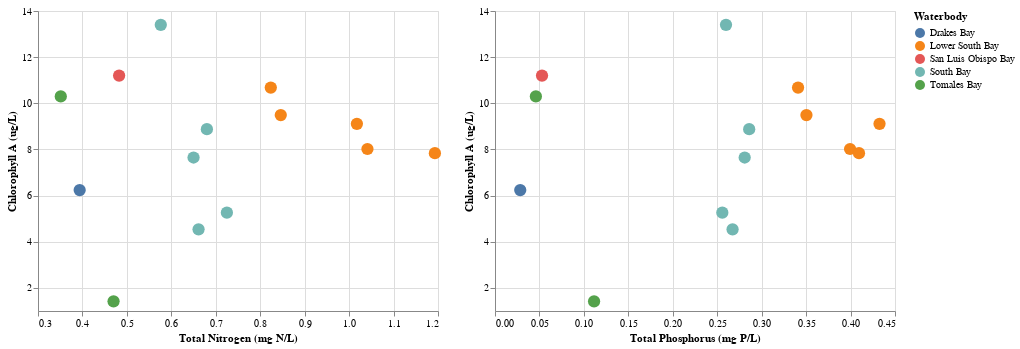

Here is the notebook cell this chart was saved with:
### Code cell
# Plot of top 5 waterbodies and their Chlorophyll/Nutrient levels
ca_cl_ntr = alt.Chart(plot_ca).mark_circle(
 size = 150,
 opacity = 1
).encode(
 x = alt.X('Total Nitrogen (mg N/L)', scale = alt.Scale(zero = False)),
 y = alt.Y('Chlorophyll A (ug/L)', scale = alt.Scale(zero = False)),
 color = 'Waterbody'
)
ca_cl_phs = alt.Chart(plot_ca).mark_circle(
 size = 150,
 opacity = 1
).encode(
 x = alt.X('Total Phosphorus (mg P/L)', scale = alt.Scale(zero = False)),
 y = alt.Y('Chlorophyll A (ug/L)', scale = alt.Scale(zero = False)),
 color = 'Waterbody'
)
ca_cl_ntr | ca_cl_phs

### Figure 1 — Vega-Lite specification as saved in the notebook (floating-point values rounded to 4 significant figures)
{"config": {"view": {"continuousWidth": 400, "continuousHeight": 300}}, "hconcat": [{"mark": {"type": "circle", "opacity": 1, "size": 150}, "encoding": {"color": {"field": "Waterbody", "type": "nominal"}, "x": {"field": "Total Nitrogen (mg N/L)", "scale": {"zero": false}, "type": "quantitative"}, "y": {"field": "Chlorophyll A (ug/L)", "scale": {"zero": false}, "type": "quantitative"}}}, {"mark": {"type": "circle", "opacity": 1, "size": 150}, "encoding": {"color": {"field": "Waterbody", "type": "nominal"}, "x": {"field": "Total Phosphorus (mg P/L)", "scale": {"zero": false}, "type": "quantitative"}, "y": {"field": "Chlorophyll A (ug/L)", "scale": {"zero": false}, "type": "quantitative"}}}], "data": {"name": "data-53819b4e9d959d04b6d80d86fdb613b3"}, "$schema": "https://vega.github.io/schema/vega-lite/v4.17.0.json", "datasets": {"data-53819b4e9d959d04b6d80d86fdb613b3": [{"State": "CA", "Date Collected": "2010-07-27T00:00:00", "Waterbody": "San Luis Obispo Bay", "Region": "West", "Province": "Californian Province", "SITESAMP": "Y", "Ammonia (mg N/L)": 0.004, "Chlorophyll A (ug/L)": 11.2, "Dissolved Inorganic Nitrogen (mg N/L)": 0.07, "Dissolved Inorganic Phosphate (mg P/L)": 0.018, "Dissolved Silica (mg/L)": null, "Nitrate (mg N/L)": null, "Nitrate/Nitrite (mg N/L)": 0.066, "Nitrite (mg N/L)": null, "Nitrogen Particulate (mg N/L)": null, "Phosphorus Particulate (mg P/L)": null, "Total Dissolved Nitrogen (mg N/L)": null, "Total Dissolved Phosphorus (mg P/L)": null, "Total Kjeldahl Nitrogen (mg N/L)": null, "Total Nitrogen (mg N/L)": 0.4825, "Total Phosphorus (mg P/L)": 0.0529}, {"State": "CA", "Date Collected": "2010-08-11T00:00:00", "Waterbody": "Drakes Bay", "Region": "West", "Province": "Californian Province", "SITESAMP": "Y", "Ammonia (mg N/L)": 0.047, "Chlorophyll A (ug/L)": 6.24, "Dissolved Inorganic Nitrogen (mg N/L)": 0.109, "Dissolved Inorganic Phosphate (mg P/L)": 0.037, "Dissolved Silica (mg/L)": null, "Nitrate (mg N/L)": null, "Nitrate/Nitrite (mg N/L)": 0.062, "Nitrite (mg N/L)": null, "Nitrogen Particulate (mg N/L)": null, "Phosphorus Particulate (mg P/L)": null, "Total Dissolved Nitrogen (mg N/L)": null, "Total Dissolved Phosphorus (mg P/L)": null, "Total Kjeldahl Nitrogen (mg N/L)": null, "Total Nitrogen (mg N/L)": 0.3937, "Total Phosphorus (mg P/L)": 0.02839}, {"State": "CA", "Date Collected": "2010-08-12T00:00:00", "Waterbody": "Tomales Bay", "Region": "West", "Province": "Columbian Province", "SITESAMP": "Y", "Ammonia (mg N/L)": 0.01, "Chlorophyll A (ug/L)": 1.42, "Dissolved Inorganic Nitrogen (mg N/L)": 0.034, "Dissolved Inorganic Phosphate (mg P/L)": 0.06, "Dissolved Silica (mg/L)": null, "Nitrate (mg N/L)": null, "Nitrate/Nitrite (mg N/L)": 0.024, "Nitrite (mg N/L)": null, "Nitrogen Particulate (mg N/L)": null, "Phosphorus Particulate (mg P/L)": null, "Total Dissolved Nitrogen (mg N/L)": null, "Total Dissolved Phosphorus (mg P/L)": null, "Total Kjeldahl Nitrogen (mg N/L)": null, "Total Nitrogen (mg N/L)": 0.47, "Total Phosphorus (mg P/L)": 0.1115}, {"State": "CA", "Date Collected": "2010-07-29T00:00:00", "Waterbody": "Tomales Bay", "Region": "West", "Province": "Columbian Province", "SITESAMP": "Y", "Ammonia (mg N/L)": 0.005, "Chlorophyll A (ug/L)": 10.3, "Dissolved Inorganic Nitrogen (mg N/L)": 0.019, "Dissolved Inorganic Phosphate (mg P/L)": 0.012, "Dissolved Silica (mg/L)": null, "Nitrate (mg N/L)": null, "Nitrate/Nitrite (mg N/L)": 0.014, "Nitrite (mg N/L)": null, "Nitrogen Particulate (mg N/L)": null, "Phosphorus Particulate (mg P/L)": null, "Total Dissolved Nitrogen (mg N/L)": null, "Total Dissolved Phosphorus (mg P/L)": null, "Total Kjeldahl Nitrogen (mg N/L)": null, "Total Nitrogen (mg N/L)": 0.3513, "Total Phosphorus (mg P/L)": 0.04599}, {"State": "CA", "Date Collected": "2010-08-30T00:00:00", "Waterbody": "Lower South Bay", "Region": "West", "Province": "Californian Province", "SITESAMP": "Y", "Ammonia (mg N/L)": 0.054, "Chlorophyll A (ug/L)": 8.02, "Dissolved Inorganic Nitrogen (mg N/L)": 0.532, "Dissolved Inorganic Phosphate (mg P/L)": 0.37, "Dissolved Silica (mg/L)": null, "Nitrate (mg N/L)": null, "Nitrate/Nitrite (mg N/L)": 0.478, "Nitrite (mg N/L)": null, "Nitrogen Particulate (mg N/L)": null, "Phosphorus Particulate (mg P/L)": null, "Total Dissolved Nitrogen (mg N/L)": null, "Total Dissolved Phosphorus (mg P/L)": null, "Total Kjeldahl Nitrogen (mg N/L)": null, "Total Nitrogen (mg N/L)": 1.041, "Total Phosphorus (mg P/L)": 0.3994}, {"State": "CA", "Date Collected": "2010-08-31T00:00:00", "Waterbody": "South Bay", "Region": "West", "Province": "Californian Province", "SITESAMP": "Y", "Ammonia (mg N/L)": 0.09, "Chlorophyll A (ug/L)": 4.54, "Dissolved Inorganic Nitrogen (mg N/L)": 0.289, "Dissolved Inorganic Phosphate (mg P/L)": 0.254, "Dissolved Silica (mg/L)": null, "Nitrate (mg N/L)": null, "Nitrate/Nitrite (mg N/L)": 0.199, "Nitrite (mg N/L)": null, "Nitrogen Particulate (mg N/L)": null, "Phosphorus Particulate (mg P/L)": null, "Total Dissolved Nitrogen (mg N/L)": null, "Total Dissolved Phosphorus (mg P/L)": null, "Total Kjeldahl Nitrogen (mg N/L)": null, "Total Nitrogen (mg N/L)": 0.6613, "Total Phosphorus (mg P/L)": 0.2673}, {"State": "CA", "Date Collected": "2010-08-30T00:00:00", "Waterbody": "Lower South Bay", "Region": "West", "Province": "Californian Province", "SITESAMP": "Y", "Ammonia (mg N/L)": 0.026, "Chlorophyll A (ug/L)": 9.49, "Dissolved Inorganic Nitrogen (mg N/L)": 0.336, "Dissolved Inorganic Phosphate (mg P/L)": 0.317, "Dissolved Silica (mg/L)": null, "Nitrate (mg N/L)": null, "Nitrate/Nitrite (mg N/L)": 0.31, "Nitrite (mg N/L)": null, "Nitrogen Particulate (mg N/L)": null, "Phosphorus Particulate (mg P/L)": null, "Total Dissolved Nitrogen (mg N/L)": null, "Total Dissolved Phosphorus (mg P/L)": null, "Total Kjeldahl Nitrogen (mg N/L)": null, "Total Nitrogen (mg N/L)": 0.8462, "Total Phosphorus (mg P/L)": 0.3504}, {"State": "CA", "Date Collected": "2010-08-30T00:00:00", "Waterbody": "Lower South Bay", "Region": "West", "Province": "Californian Province", "SITESAMP": "Y", "Ammonia (mg N/L)": 0.019, "Chlorophyll A (ug/L)": 10.68, "Dissolved Inorganic Nitrogen (mg N/L)": 0.272, "Dissolved Inorganic Phosphate (mg P/L)": 0.296, "Dissolved Silica (mg/L)": null, "Nitrate (mg N/L)": null, "Nitrate/Nitrite (mg N/L)": 0.253, "Nitrite (mg N/L)": null, "Nitrogen Particulate (mg N/L)": null, "Phosphorus Particulate (mg P/L)": null, "Total Dissolved Nitrogen (mg N/L)": null, "Total Dissolved Phosphorus (mg P/L)": null, "Total Kjeldahl Nitrogen (mg N/L)": null, "Total Nitrogen (mg N/L)": 0.8237, "Total Phosphorus (mg P/L)": 0.3409}, {"State": "CA", "Date Collected": "2010-08-30T00:00:00", "Waterbody": "Lower South Bay", "Region": "West", "Province": "Californian Province", "SITESAMP": "Y", "Ammonia (mg N/L)": 0.051, "Chlorophyll A (ug/L)": 7.84, "Dissolved Inorganic Nitrogen (mg N/L)": 0.442, "Dissolved Inorganic Phosphate (mg P/L)": 0.36, "Dissolved Silica (mg/L)": null, "Nitrate (mg N/L)": null, "Nitrate/Nitrite (mg N/L)": 0.391, "Nitrite (mg N/L)": null, "Nitrogen Particulate (mg N/L)": null, "Phosphorus Particulate (mg P/L)": null, "Total Dissolved Nitrogen (mg N/L)": null, "Total Dissolved Phosphorus (mg P/L)": null, "Total Kjeldahl Nitrogen (mg N/L)": null, "Total Nitrogen (mg N/L)": 1.193, "Total Phosphorus (mg P/L)": 0.4095}, {"State": "CA", "Date Collected": "2010-08-30T00:00:00", "Waterbody": "Lower South Bay", "Region": "West", "Province": "Californian Province", "SITESAMP": "Y", "Ammonia (mg N/L)": 0.036, "Chlorophyll A (ug/L)": 9.11, "Dissolved Inorganic Nitrogen (mg N/L)": 0.475, "Dissolved Inorganic Phosphate (mg P/L)": 0.347, "Dissolved Silica (mg/L)": null, "Nitrate (mg N/L)": null, "Nitrate/Nitrite (mg N/L)": 0.439, "Nitrite (mg N/L)": null, "Nitrogen Particulate (mg N/L)": null, "Phosphorus Particulate (mg P/L)": null, "Total Dissolved Nitrogen (mg N/L)": null, "Total Dissolved Phosphorus (mg P/L)": null, "Total Kjeldahl Nitrogen (mg N/L)": null, "Total Nitrogen (mg N/L)": 1.018, "Total Phosphorus (mg P/L)": 0.4326}, {"State": "CA", "Date Collected": "2010-08-31T00:00:00", "Waterbody": "South Bay", "Region": "West", "Province": "Californian Province", "SITESAMP": "Y", "Ammonia (mg N/L)": 0.031, "Chlorophyll A (ug/L)": 8.88, "Dissolved Inorganic Nitrogen (mg N/L)": 0.25, "Dissolved Inorganic Phosphate (mg P/L)": 0.207, "Dissolved Silica (mg/L)": null, "Nitrate (mg N/L)": null, "Nitrate/Nitrite (mg N/L)": 0.219, "Nitrite (mg N/L)": null, "Nitrogen Particulate (mg N/L)": null, "Phosphorus Particulate (mg P/L)": null, "Total Dissolved Nitrogen (mg N/L)": null, "Total Dissolved Phosphorus (mg P/L)": null, "Total Kjeldahl Nitrogen (mg N/L)": null, "Total Nitrogen (mg N/L)": 0.68, "Total Phosphorus (mg P/L)": 0.286}, {"State": "CA", "Date Collected": "2010-08-27T00:00:00", "Waterbody": "South Bay", "Region": "West", "Province": "Californian Province", "SITESAMP": "Y", "Ammonia (mg N/L)": 0.009, "Chlorophyll A (ug/L)": 7.65, "Dissolved Inorganic Nitrogen (mg N/L)": 0.194, "Dissolved Inorganic Phosphate (mg P/L)": 0.233, "Dissolved Silica (mg/L)": null, "Nitrate (mg N/L)": null, "Nitrate/Nitrite (mg N/L)": 0.185, "Nitrite (mg N/L)": null, "Nitrogen Particulate (mg N/L)": null, "Phosphorus Particulate (mg P/L)": null, "Total Dissolved Nitrogen (mg N/L)": null, "Total Dissolved Phosphorus (mg P/L)": null, "Total Kjeldahl Nitrogen (mg N/L)": null, "Total Nitrogen (mg N/L)": 0.65, "Total Phosphorus (mg P/L)": 0.2809}, {"State": "CA", "Date Collected": "2010-08-27T00:00:00", "Waterbody": "South Bay", "Region": "West", "Province": "Californian Province", "SITESAMP": "Y", "Ammonia (mg N/L)": 0.014, "Chlorophyll A (ug/L)": 5.26, "Dissolved Inorganic Nitrogen (mg N/L)": 0.321, "Dissolved Inorganic Phosphate (mg P/L)": 0.242, "Dissolved Silica (mg/L)": null, "Nitrate (mg N/L)": null, "Nitrate/Nitrite (mg N/L)": 0.307, "Nitrite (mg N/L)": null, "Nitrogen Particulate (mg N/L)": null, "Phosphorus Particulate (mg P/L)": null, "Total Dissolved Nitrogen (mg N/L)": null, "Total Dissolved Phosphorus (mg P/L)": null, "Total Kjeldahl Nitrogen (mg N/L)": null, "Total Nitrogen (mg N/L)": 0.725, "Total Phosphorus (mg P/L)": 0.2557}, {"State": "CA", "Date Collected": "2010-08-27T00:00:00", "Waterbody": "South Bay", "Region": "West", "Province": "Californian Province", "SITESAMP": "Y", "Ammonia (mg N/L)": 0.005, "Chlorophyll A (ug/L)": 13.4, "Dissolved Inorganic Nitrogen (mg N/L)": 0.121, "Dissolved Inorganic Phosphate (mg P/L)": 0.23, "Dissolved Silica (mg/L)": null, "Nitrate (mg N/L)": null, "Nitrate/Nitrite (mg N/L)": 0.116, "Nitrite (mg N/L)": null, "Nitrogen Particulate (mg N/L)": null, "Phosphorus Particulate (mg P/L)": null, "Total Dissolved Nitrogen (mg N/L)": null, "Total Dissolved Phosphorus (mg P/L)": null, "Total Kjeldahl Nitrogen (mg N/L)": null, "Total Nitrogen (mg N/L)": 0.5763, "Total Phosphorus (mg P/L)": 0.2599}]}}
